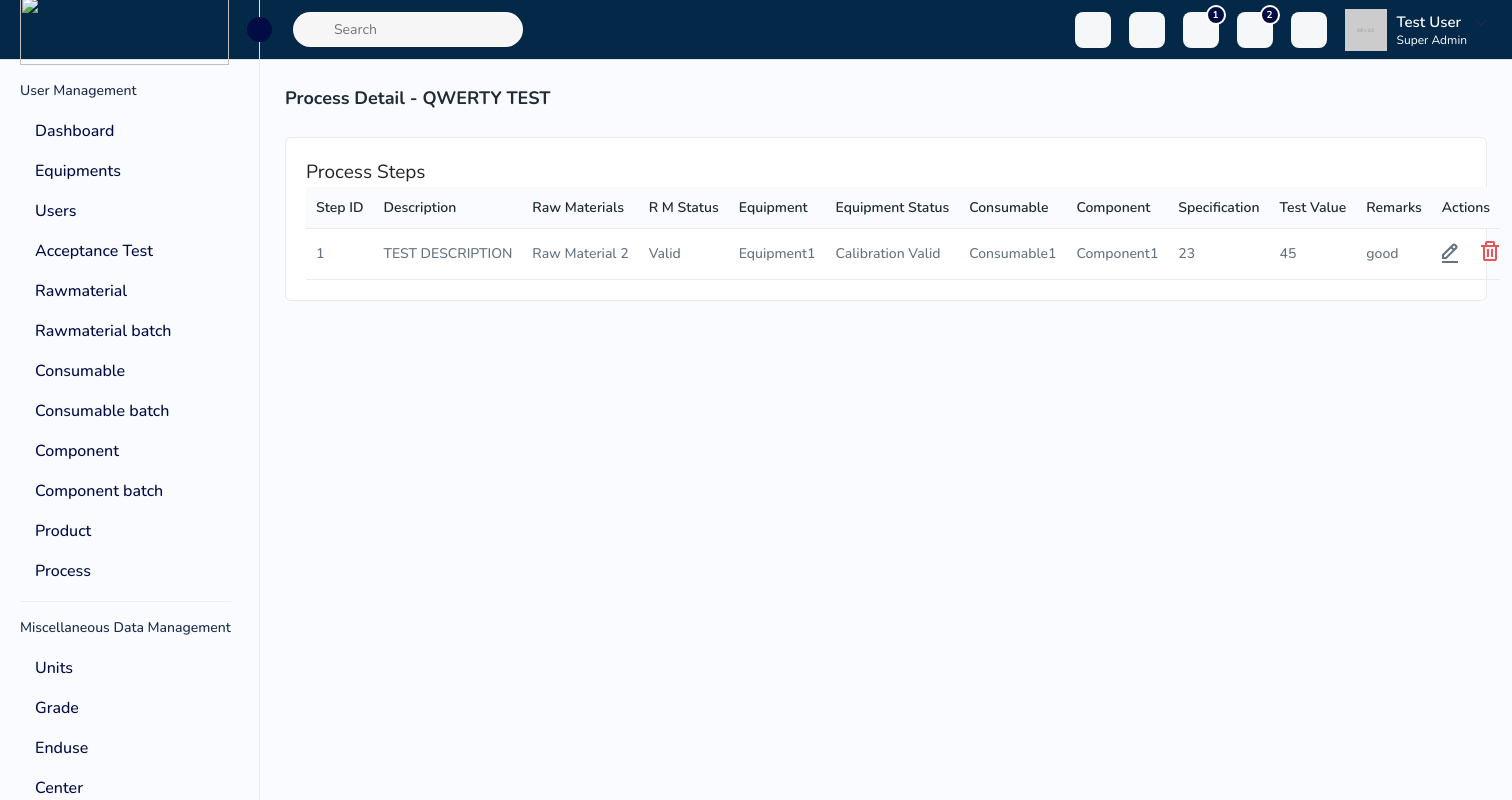
The app's page /process/process_list_detail/QWERTY TEST/, older data.
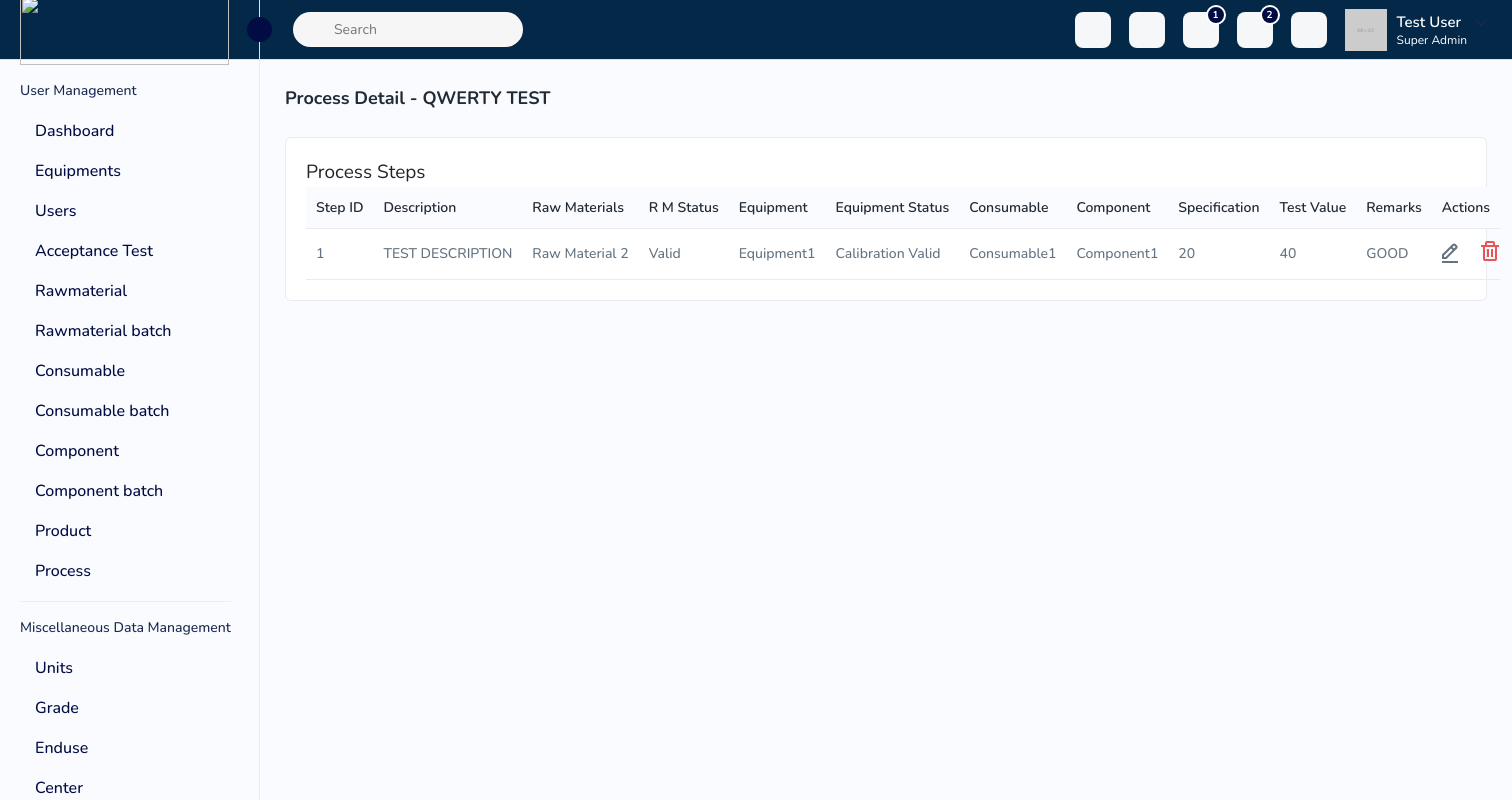
The same page, newer data.
### qdpc_core_models/models/process.py (models this page shows, shortened)
class ProcessStep(models.Model):
    process = models.ForeignKey(Process, related_name='process', on_delete=models.CASCADE)
    step_id = models.PositiveIntegerField()  # Manually managed field
    raw_material = models.ManyToManyField(RawMaterial, related_name='process_steps')
    consumable = models.ManyToManyField(Consumable, related_name='process_steps')
    component = models.ManyToManyField(Component, related_name='process_steps')
    equipment = models.ManyToManyField(Equipment, related_name='process_steps')
    process_description = models.TextField(null=True, blank=True)
    process_date = models.DateField()
    rm_status = models.CharField(max_length=50, choices=[
        ('Valid', 'Valid'),
        ('Material Expired', 'Material Expired'),
    ])
    equipment_status = models.CharField(max_length=50, choices=[
        ('Calibration Valid', 'Calibration Valid'),
        ('Calibration Expired', 'Calibration Expired'),
    ])
    process_step_spec = models.TextField()
    measured_value_observation = models.TextField()
    remarks = models.TextField(blank=True)
    def __str__(self):
        return f"Step {self.step_id} of {self.process.process_title}"

### process/views/process.py (the view)
# urls.py: path('process_list_detail/<str:process_title>/', ProcessView.as_view(), name='process_detail'),
class ProcessView(BaseModelViewSet):
    template_name = 'process_detail.html'
    def get(self, request, process_title):
        process = ProcessStep.objects.filter(process=process_title)  # Using filter to allow multiple results
        print(process)
        return render(request, self.template_name, {'process': process,'process_title': process_title})

### templates/process_detail.html (shortened to what this page needs)
{% extends 'index.html' %}
{% block content %}
{% load static %}
<div class="page-wrapper">
    <div class="content">
        <div class="page-header">
            <div class="page-title">
                <h4>Process Detail - {{ process_title }}</h4>
            </div>
        </div>
        <div class="card">
            <div class="card-body">
                <h5>Process Steps</h5>
                <table class="table datanew">
                    <thead>
                        <tr>
                            <th>Step ID</th>
                            <th>Description</th>
                            <th>Raw Materials</th>
                            <th>R M Status</th>
                            <th>Equipment</th>
                            <th>Equipment Status</th>
                            <th>Consumable</th>
                            <th>Component</th>
                            <th>Specification</th>
                            <th>Test Value</th>
                            <th>Remarks</th>
                            <th>Actions</th>
                        </tr>
                    </thead>
                    <tbody>
                        {% for step in process %}
                        <tr>
                            <td>{{ step.step_id }}</td>
                            <td>{{ step.process_description }}</td>
                            <td>{% for material in step.raw_material.all %} {{ material.name }} {% endfor %}</td>
                            <td>{{ step.rm_status }}</td>
                            <td>{% for equip in step.equipment.all %} {{ equip.name }} {% endfor %}</td>
                            <td>{{ step.equipment_status }}</td>
                            <td>{% for consum in step.consumable.all %} {{ consum.name }} {% endfor %}</td>
                            <td>{% for comp in step.component.all %} {{ comp.name }} {% endfor %}</td>
                            <td>{{ step.process_step_spec }}</td>
                            <td>{{ step.measured_value_observation }}</td>
                            <td>{{ step.remarks }}</td>
                            <td>
                                <a class="me-3 view-user-btn" data-bs-toggle="modal"
                                    data-bs-target="#updateProcessStepModal" data-step-id="{{ step.step_id }}">
                                    <img src="{% static 'assets/img/icons/edit.svg' %}" alt="img">
                                </a>
                                <a id="delete-btn" data-id="{{ step.step_id }}" href="javascript:void(0);">
                                    <img src="{% static 'assets/img/icons/delete.svg' %}" alt="img">
                                </a>
                            </td>
                        </tr>
                        {% endfor %}
                    </tbody>
                </table>
            </div>
        </div>
    </div>
</div>
{% endblock %}

Row changes from the older to the newer data that the page shows:
changed ProcessStep "TEST DESCRIPTION": process_step_spec "23" → "20"; measured_value_observation "45" → "40"; remarks "good" → "GOOD"
